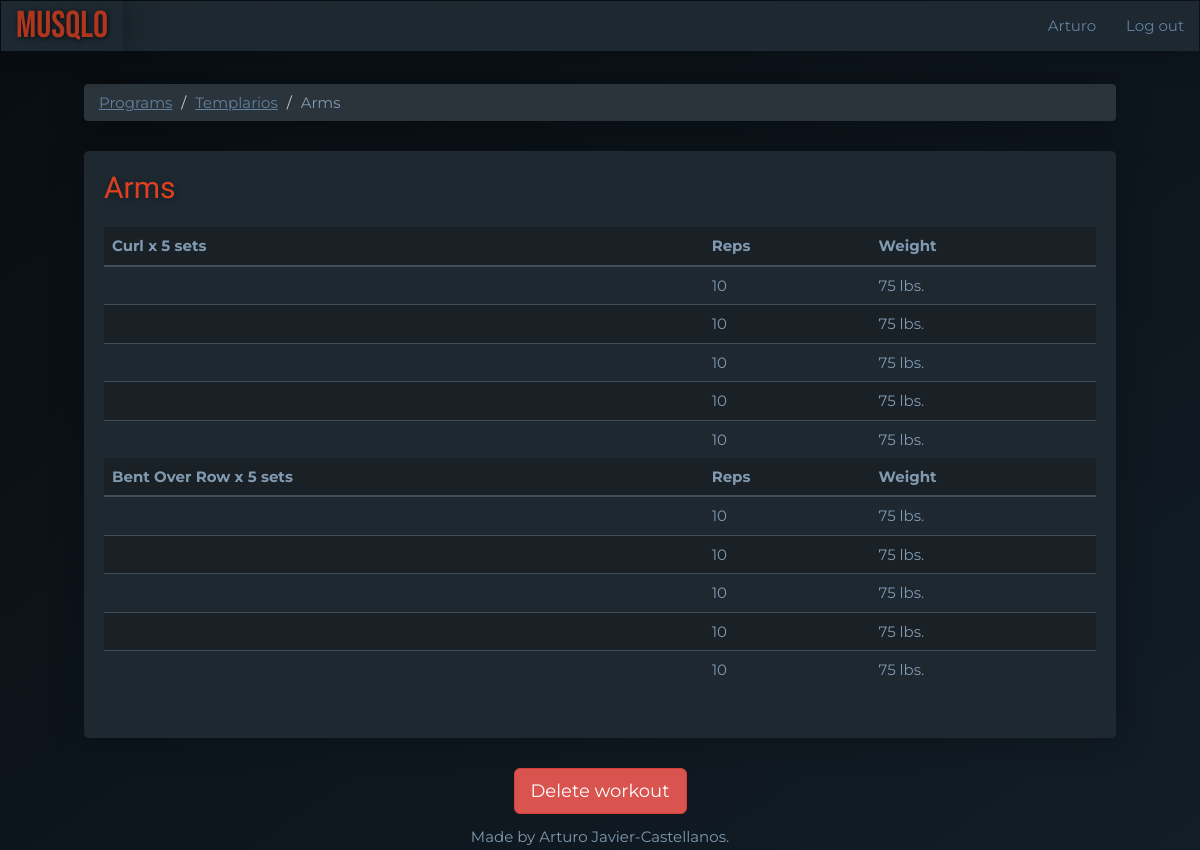
Screenshot of /workouts/32 (signed in) with the database file from the repository.
### main.py (models this page shows)
class User(UserMixin, db.Model):
    __tablename__ = "users"
    id = Column(Integer, primary_key=True)
    email = Column(String(100), unique=True)
    password = Column(String(100))
    name = Column(String(100))
    program_templates = relationship("ProgramTemplate", back_populates="user")
    programs = relationship("Program", back_populates="user")

class Program(db.Model):
    __tablename__ = "programs"
    id = Column(Integer, primary_key=True)
    user_id = Column(Integer, ForeignKey("users.id"))
    user = relationship("User", back_populates="programs")
    name = Column(String(200), nullable=False)
    weeks = Column(Integer, nullable=False)
    workouts = relationship("Workout", back_populates="parent_program")

class Workout(db.Model):
    __tablename__ = "workouts"
    id = Column(Integer, primary_key=True)
    name = Column(String(200), nullable=False)
    week = Column(Integer, nullable=False)
    date = Column(Date, nullable=False)
    program_id = Column(Integer, ForeignKey("programs.id"))
    parent_program = relationship("Program", back_populates="workouts")
    exercises = relationship("Exercise", back_populates="parent_workout")

class Exercise(db.Model):
    __tablename__ = "exercises"
    id = Column(Integer, primary_key=True)
    type = Column(String(200), nullable=False)
    workout_id = Column(Integer, ForeignKey("workouts.id"))
    parent_workout = relationship("Workout", back_populates="exercises")
    sets = relationship("Set", back_populates="parent_exercise")

class Set(db.Model):
    __tablename__ = "sets"
    id = Column(Integer, primary_key=True)
    weight = Column(Integer, nullable=False)
    reps = Column(Integer, nullable=False)
    order = Column(Integer, nullable=False)
    completed = Column(Boolean, nullable=False)
    exercise_id = Column(Integer, ForeignKey("exercises.id"))
    parent_exercise = relationship("Exercise", back_populates="sets")

### main.py (the view)
@app.route("/workouts/<int:workout_id>", methods=["GET", "POST"])
@protect_workout
def show_workout(workout_id):
    requested_workout = Workout.query.get(workout_id)
    return render_template("show-workout.html", workout=requested_workout)

### main.py (called while the page is built)
@login_manager.user_loader
def load_user(user_id):
    try:
        return User.query.get(int(user_id))
    except ValueError:
        return None

def protect_workout(f):
    @wraps(f)
    def decorated_function(workout_id, *args, **kwargs):
        requested_workout = Workout.query.get(workout_id)
        if requested_workout.parent_program.user_id != current_user.id:
            return abort(403)
        return f(workout_id, *args, **kwargs)
    return decorated_function

### templates/show-workout.html
{% extends 'bootstrap/base.html' %}
{% import "bootstrap/wtf.html" as wtf %}
{% block content %}
{% include "header.html" %}
<ol class="breadcrumb">
  <li><a href="{{url_for('dashboard')}}">Programs</a></li>
 <li><a href="{{url_for('show_program', program_id=workout.parent_program.id, week=workout.week)}}">{{workout.parent_program.name}}</a></li>
  <li class="active">{{ workout.name }}</li>
</ol>
<div class="card">
    <h2 class="card-title">{{ workout.name }}</h2>
    <table class="table">
        {% for exercise in workout.exercises: %}
            <thead>
                <tr>
                    <th scope="col">{{exercise.type}} x {{ exercise.sets|count }} sets</th>
                    <th scope="col">Reps</th>
                    <th scope="col">Weight</th>
                </tr>
            </thead>
            <tbody>
            {% for set in exercise.sets|reverse: %}
                <tr>
                    <td></td>
                    <td>{{set.reps}}</td>
                    <td>{{set.weight}} lbs.</td>
                </tr>
            {% endfor %}
            </tbody>
        {% endfor %}
    </table>
</div>
<div class="text-center">
    <a class="btn btn-lg btn-danger" href="{{url_for('delete_workout', workout_id=workout.id, week=workout.week)}}">Delete workout</a>
</div>
{% include "footer.html" %}
{% endblock %}

### templates/header.html (shortened to what this page needs)
<!DOCTYPE html>
<html lang="en">
<head>
    <link href="{{ url_for('static', filename='css/styles.css')}}" rel="stylesheet">
</head>
<body>
<div id="wrap">
<nav class="navbar navbar-inverted" role="navigation">
  <div class="navbar-header">
    <a class="navbar-brand" href="{{url_for('home')}}">MUSQLO</a>
  </div>
  <div class="collapse navbar-collapse" id="navbar-links">
  <ul class="nav navbar-nav navbar-right">
    {% if current_user.is_authenticated: %}
    <li><a href="{{url_for('user')}}">{{ current_user.name }}</a></li>
    <li><a href="{{url_for('logout')}}">Log out</a></li>
    {% else: %}
    <li><a href="{{ url_for('home',_anchor='login') }}">Log in</a></li>
    <li><a href="{{ url_for('register') }}">Register</a></li>
    {% endif %}
  </ul>
  </div>
</nav>
<div id="main">
<div class="container-fluid">

### static/css/styles.css (style rules this page uses)
body { font-family: 'Montserrat', sans-serif; font-size: 1.5rem; color: #819ab1; background: linear-gradient(to bottom right, #080d11, #121d26) fixed; }
.container-fluid { padding: 1% 7%; }
.card { background-color: #1d2830; border-radius: 5px; box-shadow: 0px 0 30px rgba(8, 13, 17, 0.5); padding: 0 20px 30px; margin-bottom: 30px; }
.breadcrumb { background-color: #2b343b; box-shadow: 0px 0 30px rgba(8, 13, 17, 0.5); margin-bottom: 30px; }
.breadcrumb > .active { font-family: 'Montserrat', sans-serif; color: #819ab1; }
.breadcrumb a { color: #61819e; text-decoration: underline; }
.card-title { font-family: 'Cairo', sans-serif; font-size: 3rem; color: #df4020; padding: 20px 0 15px; margin: 0 0 8px 0; text-shadow: 2px 3px 8px rgba(0, 0, 0, .3); }
.navbar-collapse { font-family: 'Montserrat', sans-serif; background-color: #1d2830; box-shadow: 0px 0 30px rgba(8, 13, 17, 0.5); }
.navbar-collapse a { color: #61819e; }
.navbar-header { font-family: 'Montserrat', sans-serif; background-color: #1d2830; box-shadow: 0px 0 30px rgba(8, 13, 17, 0.5); }
.navbar-header a { color: #61819e; }
.navbar-inverted > .navbar-header > .navbar-brand { font-family: 'Bebas Neue', cursive; color: #ad361f; font-size: 2.5em; text-shadow: 1px 1px 5px rgba(0, 0, 0, .7); }
.table tr:nth-child(even) td { background-color: #1a2126; }
.table > thead > tr > th { background-color: #1a2126; border-bottom: 2px solid #404e59; border-top: 0; }
.table > tbody > tr > td { border-color: #404e59; }
html, body { height: 100%; }
#wrap { min-height: 100%; }
#main { overflow:auto; padding-bottom: 2%; }

### rows the page displays
User: name "Arturo"
Program: parent_program.name "Templarios"
Workout: name "Arms"
Exercise: type "Curl", sets|count "5"
Set: reps "10", weight "75"
Set: reps "10", weight "75"
Set: reps "10", weight "75"
Set: reps "10", weight "75"
Set: reps "10", weight "75"
Exercise: type "Bent Over Row", sets|count "5"
Set: reps "10", weight "75"
Set: reps "10", weight "75"
Set: reps "10", weight "75"
Set: reps "10", weight "75"
Set: reps "10", weight "75"
